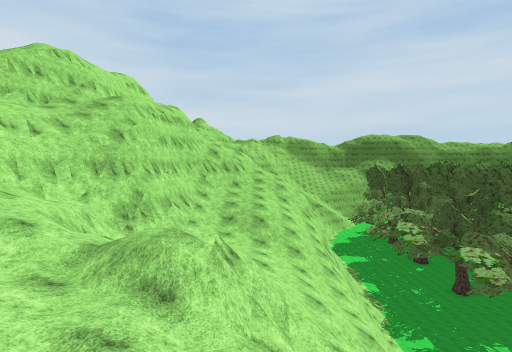
view 1 (above)

13 first-person views from a walk through a 3-D level made in the Unity game engine. The camera is 1.5 m above the floor, tilts 2° down and sees 80° across. The floor is counted in squares, 2 m on a side. Each view is taken from the middle of a square. On the plan, view 1 faces up. The plan holds only what a view shows up to about 10 squares ahead; the rest is blank. The place goes on beyond the plan. The player character is not drawn. Some surface patterns are stand-ins.

view 2
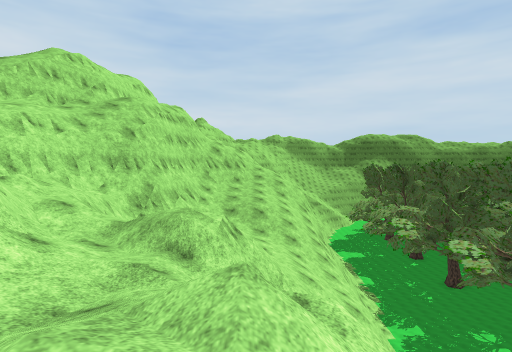

view 3
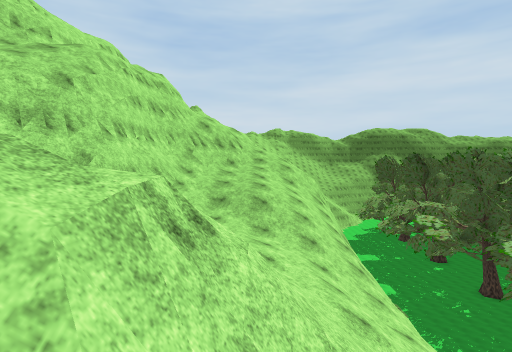

view 4
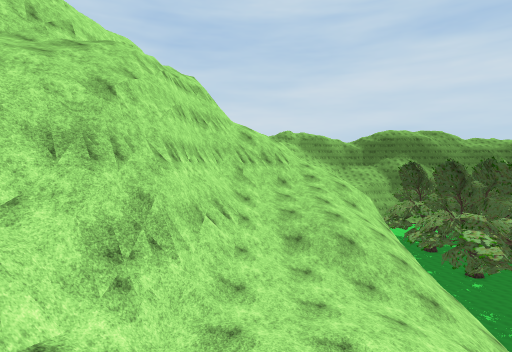

view 5
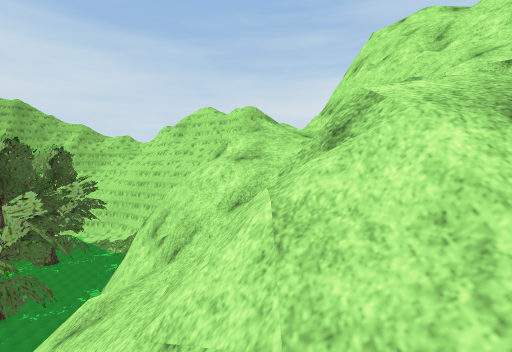

view 6
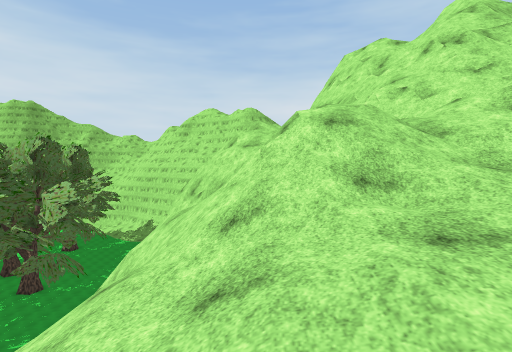

view 7
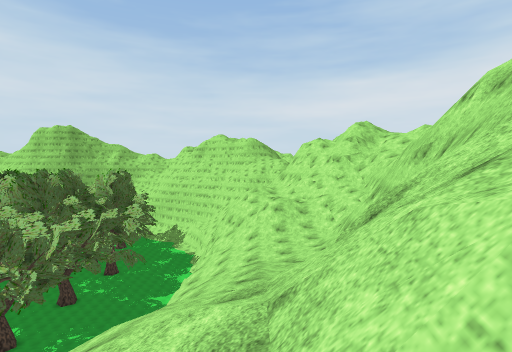

view 8
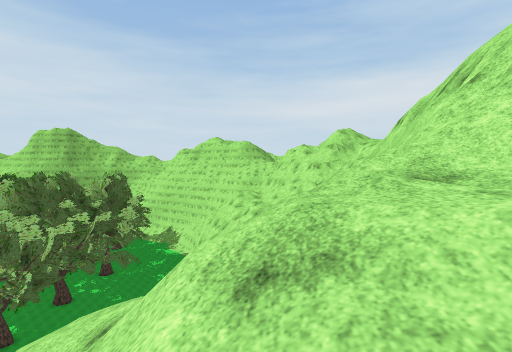

view 9
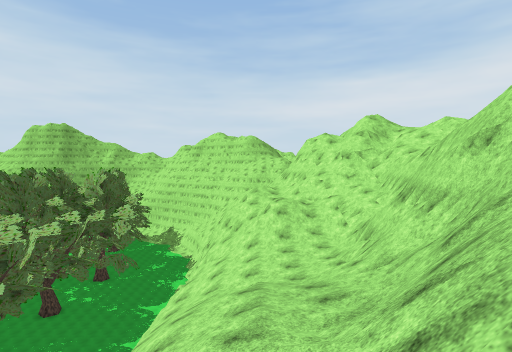

view 10
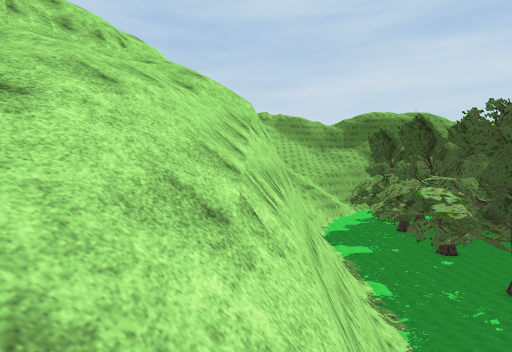

view 11
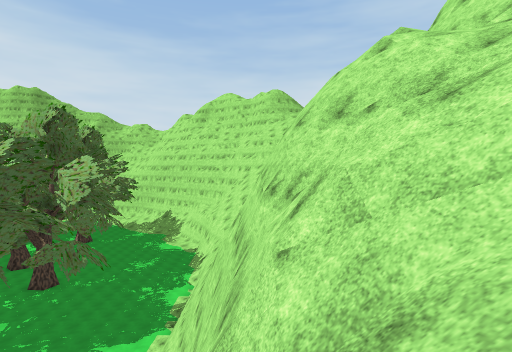

view 12
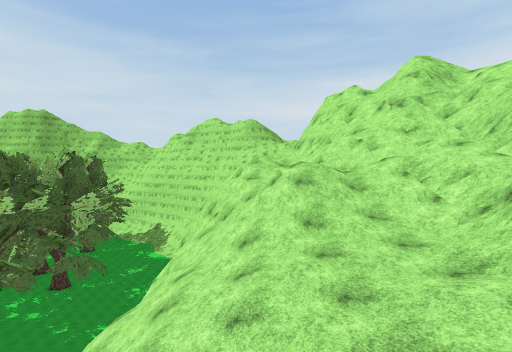

view 13
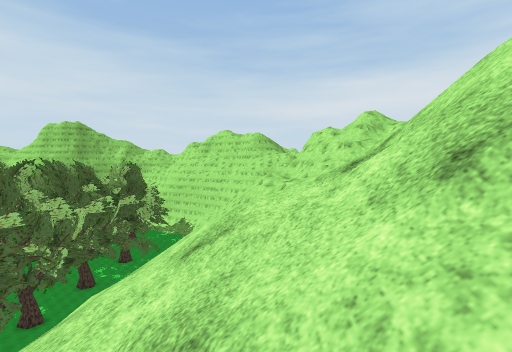

### Floor plan
Key: @ floor where view 1 was taken; # wall or solid block; / step, stairs or slope; = window, fence, low wall or low ledge; ^ raised ledge; v drop or lower ground.
Columns run from 7 left of view 1 to 4 right of it. Each row starts with its distance up from view 1.
 22       / /
 21      /////
 20     //////v
 19    #//////vv
 18    ##/=///vv
 17    =#/////vv
 16    =#=////vv
 15 = ==#=////vv
 14 =/#=#/////vv
 13 =/===/////vv
 12 ///v^/////vv
 11 ///=#//////v
 10 //#==//////
  9 /##==//////v
  8 /#===/////
  7 /#==///////
  6  #/////==/=
  5 /#/////=#=v
  4 =#/=///=##v
  3 /#=#=///#=v
  2  ##=#///v#=
  1 v===#///vvv
  0 /v/##//@=vv
 -1   /#=#///vv
 -2   //v^    v
 -3     v

Positions as (right, up) in squares from view 1, and headings:
1: (0, 0), facing up
2: (0, -1), facing up
3: (0, 3), facing up
4: (-2, 5), facing up
5: (0, 7), facing down
6: (0, 10), facing down
7: (0, 21), facing down
8: (-1, 22), facing down
9: (0, 19), facing down
10: (3, 9), facing up
11: (3, 7), facing down
12: (0, 13), facing down
13: (1, 22), facing down
